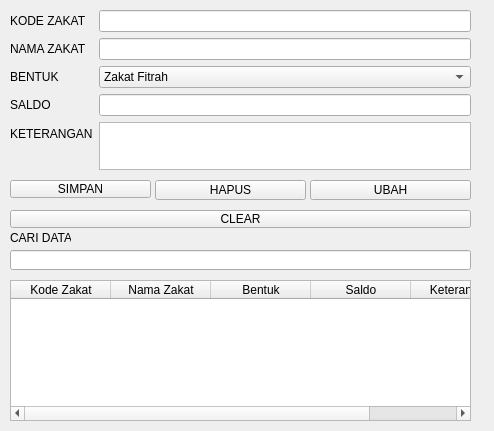
<?xml version="1.0" encoding="UTF-8"?>
<ui version="4.0">
 <class>Form</class>
 <widget class="QWidget" name="Form">
  <property name="geometry">
   <rect>
    <x>0</x>
    <y>0</y>
    <width>494</width>
    <height>431</height>
   </rect>
  </property>
  <property name="windowTitle">
   <string>Form</string>
  </property>
  <widget class="QWidget" name="formLayoutWidget">
   <property name="geometry">
    <rect>
     <x>10</x>
     <y>10</y>
     <width>461</width>
     <height>160</height>
    </rect>
   </property>
   <layout class="QFormLayout" name="formLayout">
    <item row="0" column="0">
     <widget class="QLabel" name="lblZakat">
      <property name="text">
       <string>KODE ZAKAT</string>
      </property>
     </widget>
    </item>
    <item row="0" column="1">
     <widget class="QLineEdit" name="editKode"/>
    </item>
    <item row="1" column="0">
     <widget class="QLabel" name="lblZakat_2">
      <property name="text">
       <string>NAMA ZAKAT</string>
      </property>
     </widget>
    </item>
    <item row="1" column="1">
     <widget class="QLineEdit" name="editNama"/>
    </item>
    <item row="2" column="0">
     <widget class="QLabel" name="lblBentuk">
      <property name="text">
       <string>BENTUK</string>
      </property>
     </widget>
    </item>
    <item row="2" column="1">
     <widget class="QComboBox" name="cmbBentuk">
      <item>
       <property name="text">
        <string>Zakat Fitrah</string>
       </property>
      </item>
      <item>
       <property name="text">
        <string>Zakat Mal</string>
       </property>
      </item>
      <item>
       <property name="text">
        <string>Zakat Emas dan Perak</string>
       </property>
      </item>
      <item>
       <property name="text">
        <string>Zakat Perdagangan</string>
       </property>
      </item>
      <item>
       <property name="text">
        <string>Zakat Pertanian</string>
       </property>
      </item>
      <item>
       <property name="text">
        <string>Zakat Peternakan</string>
       </property>
      </item>
     </widget>
    </item>
    <item row="3" column="0">
     <widget class="QLabel" name="lblSaldo">
      <property name="text">
       <string>SALDO</string>
      </property>
     </widget>
    </item>
    <item row="3" column="1">
     <widget class="QLineEdit" name="editSaldo"/>
    </item>
    <item row="4" column="0">
     <widget class="QLabel" name="lblKet">
      <property name="text">
       <string>KETERANGAN</string>
      </property>
     </widget>
    </item>
    <item row="4" column="1">
     <widget class="QTextEdit" name="txtKet"/>
    </item>
   </layout>
  </widget>
  <widget class="QPushButton" name="btnSimpan">
   <property name="geometry">
    <rect>
     <x>10</x>
     <y>180</y>
     <width>141</width>
     <height>18</height>
    </rect>
   </property>
   <property name="text">
    <string>SIMPAN</string>
   </property>
  </widget>
  <widget class="QPushButton" name="btnHapus">
   <property name="geometry">
    <rect>
     <x>155</x>
     <y>180</y>
     <width>151</width>
     <height>20</height>
    </rect>
   </property>
   <property name="text">
    <string>HAPUS</string>
   </property>
  </widget>
  <widget class="QPushButton" name="btnUbah">
   <property name="geometry">
    <rect>
     <x>310</x>
     <y>180</y>
     <width>161</width>
     <height>20</height>
    </rect>
   </property>
   <property name="text">
    <string>UBAH</string>
   </property>
  </widget>
  <widget class="QTableWidget" name="tblZakat">
   <property name="geometry">
    <rect>
     <x>10</x>
     <y>280</y>
     <width>461</width>
     <height>141</height>
    </rect>
   </property>
   <column>
    <property name="text">
     <string>Kode Zakat</string>
    </property>
   </column>
   <column>
    <property name="text">
     <string>Nama Zakat</string>
    </property>
   </column>
   <column>
    <property name="text">
     <string>Bentuk</string>
    </property>
   </column>
   <column>
    <property name="text">
     <string>Saldo</string>
    </property>
   </column>
   <column>
    <property name="text">
     <string>Keterangan</string>
    </property>
   </column>
  </widget>
  <widget class="QLineEdit" name="editCari">
   <property name="geometry">
    <rect>
     <x>10</x>
     <y>250</y>
     <width>461</width>
     <height>20</height>
    </rect>
   </property>
  </widget>
  <widget class="QPushButton" name="btnClear">
   <property name="geometry">
    <rect>
     <x>10</x>
     <y>210</y>
     <width>461</width>
     <height>18</height>
    </rect>
   </property>
   <property name="text">
    <string>CLEAR</string>
   </property>
  </widget>
  <widget class="QLabel" name="label">
   <property name="geometry">
    <rect>
     <x>10</x>
     <y>230</y>
     <width>61</width>
     <height>16</height>
    </rect>
   </property>
   <property name="text">
    <string>CARI DATA</string>
   </property>
  </widget>
 </widget>
 <resources/>
 <connections/>
</ui>
